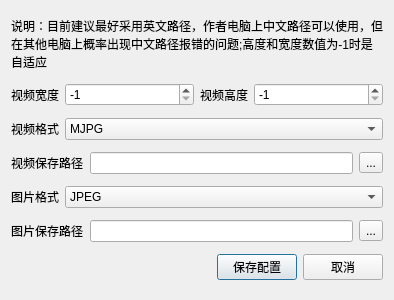
<?xml version="1.0" encoding="UTF-8"?>
<ui version="4.0">
 <class>VideoPathSet</class>
 <widget class="QDialog" name="VideoPathSet">
  <property name="geometry">
   <rect>
    <x>0</x>
    <y>0</y>
    <width>394</width>
    <height>300</height>
   </rect>
  </property>
  <property name="windowTitle">
   <string>保存参数配置</string>
  </property>
  <property name="windowIcon">
   <iconset>
    <normaloff>C:/Users/zzx/out/build/x64-Debug/icon/照相机.svg</normaloff>C:/Users/zzx/out/build/x64-Debug/icon/照相机.svg</iconset>
  </property>
  <layout class="QGridLayout" name="gridLayout">
   <item row="8" column="0">
    <layout class="QHBoxLayout" name="horizontalLayout_3">
     <item>
      <spacer name="horizontalSpacer">
       <property name="orientation">
        <enum>Qt::Horizontal</enum>
       </property>
       <property name="sizeHint" stdset="0">
        <size>
         <width>40</width>
         <height>20</height>
        </size>
       </property>
      </spacer>
     </item>
     <item>
      <widget class="QPushButton" name="pushButton_3">
       <property name="text">
        <string>保存配置</string>
       </property>
      </widget>
     </item>
     <item>
      <widget class="QPushButton" name="pushButton_2">
       <property name="text">
        <string>取消</string>
       </property>
      </widget>
     </item>
    </layout>
   </item>
   <item row="4" column="0">
    <layout class="QHBoxLayout" name="horizontalLayout_5">
     <item>
      <widget class="QLabel" name="label_5">
       <property name="text">
        <string>图片格式</string>
       </property>
      </widget>
     </item>
     <item>
      <widget class="QComboBox" name="comboBox_2">
       <property name="sizePolicy">
        <sizepolicy hsizetype="Expanding" vsizetype="Fixed">
         <horstretch>0</horstretch>
         <verstretch>0</verstretch>
        </sizepolicy>
       </property>
       <item>
        <property name="text">
         <string>JPEG</string>
        </property>
       </item>
       <item>
        <property name="text">
         <string>PNG</string>
        </property>
       </item>
       <item>
        <property name="text">
         <string>BMP</string>
        </property>
       </item>
       <item>
        <property name="text">
         <string>TIFF</string>
        </property>
       </item>
      </widget>
     </item>
    </layout>
   </item>
   <item row="0" column="0">
    <widget class="QLabel" name="label_3">
     <property name="sizePolicy">
      <sizepolicy hsizetype="Preferred" vsizetype="Fixed">
       <horstretch>0</horstretch>
       <verstretch>0</verstretch>
      </sizepolicy>
     </property>
     <property name="autoFillBackground">
      <bool>false</bool>
     </property>
     <property name="inputMethodHints">
      <set>Qt::ImhNone</set>
     </property>
     <property name="text">
      <string>说明：目前建议最好采用英文路径，作者电脑上中文路径可以使用，但在其他电脑上概率出现中文路径报错的问题;高度和宽度数值为-1时是自适应</string>
     </property>
     <property name="wordWrap">
      <bool>true</bool>
     </property>
    </widget>
   </item>
   <item row="3" column="0">
    <layout class="QHBoxLayout" name="horizontalLayout">
     <item>
      <widget class="QLabel" name="label">
       <property name="text">
        <string>视频保存路径</string>
       </property>
      </widget>
     </item>
     <item>
      <widget class="QLineEdit" name="lineEdit">
       <property name="text">
        <string/>
       </property>
       <property name="readOnly">
        <bool>true</bool>
       </property>
      </widget>
     </item>
     <item>
      <widget class="QToolButton" name="toolButton">
       <property name="text">
        <string>...</string>
       </property>
      </widget>
     </item>
    </layout>
   </item>
   <item row="2" column="0">
    <layout class="QHBoxLayout" name="horizontalLayout_4">
     <item>
      <widget class="QLabel" name="label_4">
       <property name="text">
        <string>视频格式</string>
       </property>
      </widget>
     </item>
     <item>
      <widget class="QComboBox" name="comboBox">
       <property name="sizePolicy">
        <sizepolicy hsizetype="Expanding" vsizetype="Fixed">
         <horstretch>0</horstretch>
         <verstretch>0</verstretch>
        </sizepolicy>
       </property>
       <item>
        <property name="text">
         <string>MJPG</string>
        </property>
       </item>
       <item>
        <property name="text">
         <string>MP4V</string>
        </property>
       </item>
       <item>
        <property name="text">
         <string>XVID</string>
        </property>
       </item>
       <item>
        <property name="text">
         <string>H264</string>
        </property>
       </item>
      </widget>
     </item>
    </layout>
   </item>
   <item row="5" column="0">
    <layout class="QHBoxLayout" name="horizontalLayout_2">
     <item>
      <widget class="QLabel" name="label_2">
       <property name="text">
        <string>图片保存路径</string>
       </property>
      </widget>
     </item>
     <item>
      <widget class="QLineEdit" name="lineEdit_2">
       <property name="readOnly">
        <bool>true</bool>
       </property>
      </widget>
     </item>
     <item>
      <widget class="QToolButton" name="toolButton_2">
       <property name="text">
        <string>...</string>
       </property>
      </widget>
     </item>
    </layout>
   </item>
   <item row="1" column="0">
    <layout class="QHBoxLayout" name="horizontalLayout_6">
     <item>
      <widget class="QLabel" name="label_6">
       <property name="sizePolicy">
        <sizepolicy hsizetype="Fixed" vsizetype="Preferred">
         <horstretch>0</horstretch>
         <verstretch>0</verstretch>
        </sizepolicy>
       </property>
       <property name="text">
        <string>视频宽度</string>
       </property>
      </widget>
     </item>
     <item>
      <widget class="QSpinBox" name="spinBox">
       <property name="minimum">
        <number>-1</number>
       </property>
       <property name="maximum">
        <number>99999</number>
       </property>
       <property name="value">
        <number>-1</number>
       </property>
      </widget>
     </item>
     <item>
      <widget class="QLabel" name="label_7">
       <property name="sizePolicy">
        <sizepolicy hsizetype="Fixed" vsizetype="Preferred">
         <horstretch>0</horstretch>
         <verstretch>0</verstretch>
        </sizepolicy>
       </property>
       <property name="text">
        <string>视频高度</string>
       </property>
      </widget>
     </item>
     <item>
      <widget class="QSpinBox" name="spinBox_2">
       <property name="prefix">
        <string/>
       </property>
       <property name="minimum">
        <number>-1</number>
       </property>
       <property name="maximum">
        <number>99999</number>
       </property>
       <property name="value">
        <number>-1</number>
       </property>
      </widget>
     </item>
    </layout>
   </item>
  </layout>
 </widget>
 <resources/>
 <connections/>
</ui>
